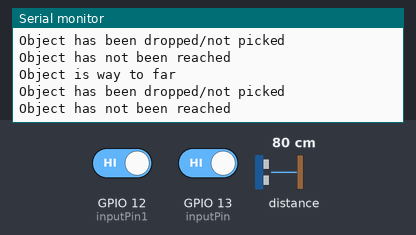
The sketch below on a simulated ESP8266 (NodeMCU). On the bench: the last lines printed to the serial monitor. Wiring (inferred from the names in the program): ultrasonic range finder: trigger GPIO 4; echo GPIO 0. The test bench sets the inputs (shaded band); at power-on: GPIO 12 (inputPin1) HIGH, GPIO 13 (inputPin) HIGH, distance to the obstacle 80 cm. The echo pulse lasts 58.3 µs per cm; WiFi joins after 1.5 s; servers stay silent unless stated; network time is answered at once with the bench clock; the local clock reads 2024-03-15 10:24:30 at power-on unless the sketch sets it.

Above: at 2.7 s.
2.8 s: GPIO 12 (inputPin1) driven LOW
5.9 s: GPIO 13 (inputPin) driven LOW
At 7.2 s:
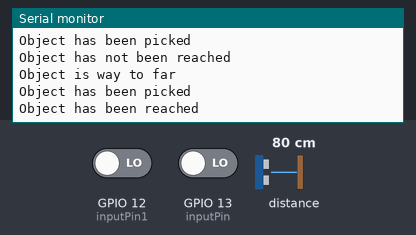
8.8 s: distance to the obstacle set to 2 cm
At 10.1 s:
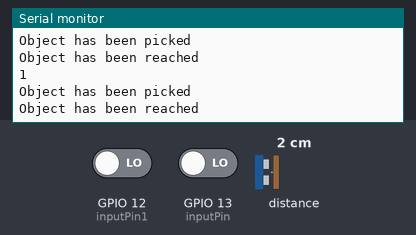
10.3 s: distance to the obstacle set to 4 cm
At 11.6 s:
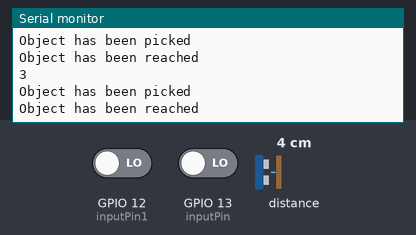

The sketch:

web_display_sensor_data.ino
```cpp
#include <ESP8266WiFi.h>
#include <ESP8266HTTPClient.h>
#include <WiFiUdp.h>
#include <NTPClient.h>
#include <FirebaseArduino.h>
#define FIREBASE_HOST "roboarm-345f1-default-rtdb.firebaseio.com"
#define FIREBASE_AUTH "L6LBmNjLq2n8qFfLKgXxOm3blIZmz75DmiCqpDUQ"
#define WIFI_SSID "SMASH"
#define WIFI_PASSWORD "kartikeyamandhar"
const int trigP = 4;  //D4 Or GPIO-2 of nodemcu
const int echoP = 0;  //D3 Or GPIO-0 of nodemcu
const long secs = 25200;
int inputPin= 13; // D7
int inputPin1= 12; // D6
WiFiUDP ntpUDP;
NTPClient timeClient(ntpUDP,"pool.ntp.org",secs);
long duration;
int distance;
String myString;
String value;
String push;
int val=0;
String value1;
String push1;
int val1=0;
String db="roboarm-345f1-default-rtdb";
void setup() {
Serial.begin(9600);
pinMode(trigP, OUTPUT);  // Sets the trigPin as an Output
pinMode(echoP, INPUT);   // Sets the echoPin as an Input
pinMode(inputPin, INPUT);
WiFi.begin(WIFI_SSID, WIFI_PASSWORD);
Serial.print("connecting");
while (WiFi.status() != WL_CONNECTED){
    Serial.print(".");
    delay(500);
    }
    Serial.println();
    Serial.print("connected: ");
    Serial.println(WiFi.localIP());
    timeClient.begin();

    Firebase.begin(FIREBASE_HOST, FIREBASE_AUTH);
}
String led(String value1,int val1){
  val1 = digitalRead(inputPin1);
  if(val1 == LOW){
    value = "Object has been picked";
  }else{
    value= "Object has been dropped/not picked";
  }
  return value;
}
String led1(String value,int val){
  val = digitalRead(inputPin);
  if(val == LOW){
    value = "Object has been reached";
  }else{
    value= "Object has not been reached";
  }
  return value;
}

void loop() {
timeClient.update();
String hr,mn,sc;
if(timeClient.getHours()<10){
  hr="0"+String(timeClient.getHours());
}else{
  hr=String(timeClient.getHours());
}
if(timeClient.getMinutes()<10){
  mn="0"+String(timeClient.getMinutes());
}else{
  mn=String(timeClient.getMinutes());
}
if(timeClient.getSeconds()<10){
  sc="0"+String(timeClient.getSeconds());
}else{
  sc=String(timeClient.getSeconds());
}
String TimeNow = hr + ":" + mn + ":" + sc;


digitalWrite(trigP, LOW);   // Makes trigPin low
delayMicroseconds(2);       // 2 micro second delay

digitalWrite(trigP, HIGH);  // tigPin high
delayMicroseconds(10);      // trigPin high for 10 micro seconds
digitalWrite(trigP, LOW);   // trigPin low

duration = pulseIn(echoP, HIGH);   //Read echo pin, time in microseconds
distance= duration*0.034/2;        //Calculating actual/real distance
if (distance >=20){
  myString = "Object is way to far";
}
else {
  myString = String(distance);
}

Serial.println(myString);
String push=led(value,val);
Serial.println(push);
String push1=led1(value1,val1);
Serial.println(push1);
String path = db + "/" + TimeNow + "/" + "Distance";
String path1 = db + "/" + TimeNow + "/" + "Status";
String path2 = db + "/" + TimeNow + "/" + "Picked";
Firebase.setString(path,myString);
Firebase.setString(path1,push);
Firebase.setString(path2,push1);


delay(500);
if(Firebase.failed()){
  Serial.print("Pushing failed");
  Serial.println(Firebase.error());
  return;
}                    //Pause for 3 seconds and start measuring distance again
}
```

Measured:
- after the input at 5.9 s, the serial monitor: prints a new line after 0.50 s (image 1)
- after the input at 8.8 s, the serial monitor: prints a new line after 0.48 s (image 2)
- after the input at 10.3 s, the serial monitor: prints a new line after 0.88 s (image 3)
